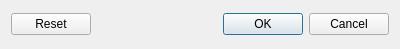
<?xml version="1.0" encoding="UTF-8"?>
<ui version="4.0">
 <class>Dialog</class>
 <widget class="QDialog" name="Dialog">
  <property name="geometry">
   <rect>
    <x>0</x>
    <y>0</y>
    <width>400</width>
    <height>49</height>
   </rect>
  </property>
  <property name="windowTitle">
   <string>Dialog</string>
  </property>
  <layout class="QVBoxLayout" name="verticalLayout_2">
   <item>
    <layout class="QVBoxLayout" name="mlayout"/>
   </item>
   <item>
    <widget class="QDialogButtonBox" name="buttonBox">
     <property name="orientation">
      <enum>Qt::Horizontal</enum>
     </property>
     <property name="standardButtons">
      <set>QDialogButtonBox::Cancel|QDialogButtonBox::Ok|QDialogButtonBox::Reset</set>
     </property>
    </widget>
   </item>
  </layout>
 </widget>
 <resources/>
 <connections>
  <connection>
   <sender>buttonBox</sender>
   <signal>accepted()</signal>
   <receiver>Dialog</receiver>
   <slot>accept()</slot>
   <hints>
    <hint type="sourcelabel">
     <x>248</x>
     <y>254</y>
    </hint>
    <hint type="destinationlabel">
     <x>157</x>
     <y>274</y>
    </hint>
   </hints>
  </connection>
  <connection>
   <sender>buttonBox</sender>
   <signal>rejected()</signal>
   <receiver>Dialog</receiver>
   <slot>reject()</slot>
   <hints>
    <hint type="sourcelabel">
     <x>316</x>
     <y>260</y>
    </hint>
    <hint type="destinationlabel">
     <x>286</x>
     <y>274</y>
    </hint>
   </hints>
  </connection>
 </connections>
</ui>
